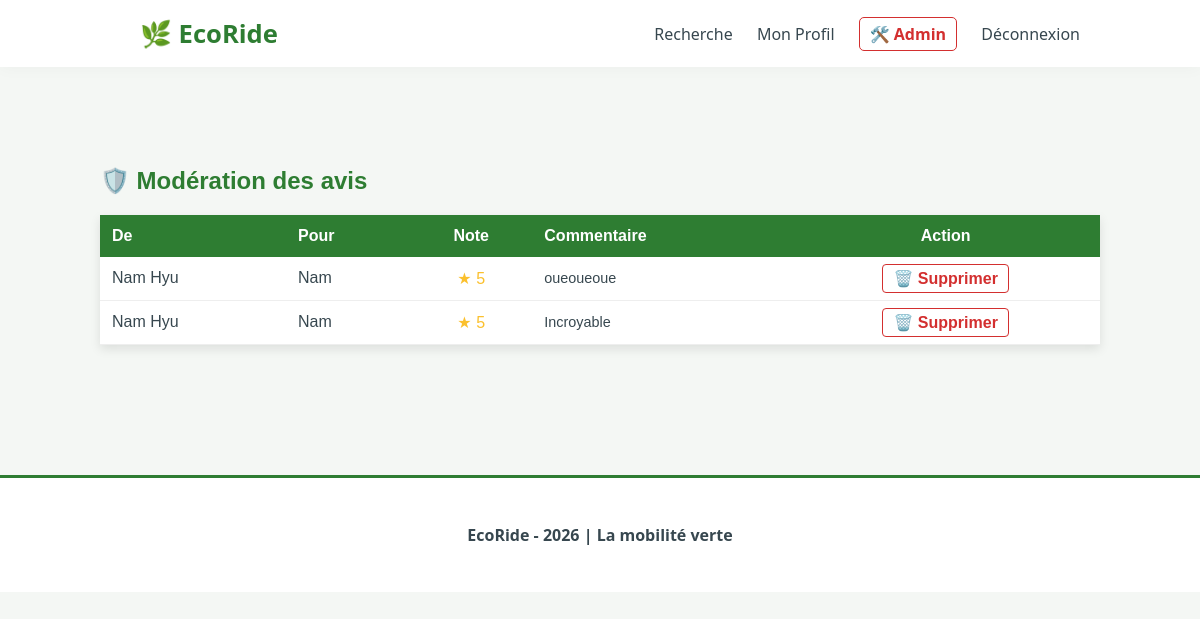
/admin_avis.php (signed in), run on the app's committed database.
### tables this page shows
CREATE TABLE `avis` (
  `id` int(11) NOT NULL,
  `id_trajet` int(11) NOT NULL,
  `id_expediteur` int(11) NOT NULL,
  `id_destinataire` int(11) NOT NULL,
  `note` int(11) DEFAULT NULL CHECK (`note` >= 1 and `note` <= 5),
  `commentaire` text DEFAULT NULL,
  `date_avis` timestamp NOT NULL DEFAULT current_timestamp(),
  `statut_id` int(11) DEFAULT 2
);

CREATE TABLE `utilisateurs` (
  `id` int(11) NOT NULL,
  `pseudo` varchar(50) NOT NULL,
  `email` varchar(100) NOT NULL,
  `mot_de_passe` varchar(255) NOT NULL,
  `Nom` varchar(50) NOT NULL,
  `Prenom` varchar(50) NOT NULL,
  `Role` varchar(100) NOT NULL,
  `credits` int(11) DEFAULT 20
);

### admin_avis.php (the view, shortened to what this page needs)
<?php
require_once "Template.php";
$db = (new Database())->getConnection();
$sql = "SELECT a.*,
               exp.prenom as exp_prenom,
               dest.prenom as dest_prenom
        FROM avis a
        JOIN utilisateurs exp ON a.id_expediteur = exp.id
        JOIN utilisateurs dest ON a.id_destinataire = dest.id
        ORDER BY a.date_avis DESC";
$avis_liste = $db->query($sql)->fetchAll(PDO::FETCH_ASSOC);
?>
<main style="max-width: 1000px; margin: 40px auto; padding: 20px; font-family: sans-serif;">
    <h2 style="color: #2e7d32;">🛡️ Modération des avis</h2>
    <table style="width: 100%; border-collapse: collapse; background: white; box-shadow: 0 4px 10px rgba(0,0,0,0.1);">
        <thead style="background: #2e7d32; color: white;">
            <tr>
                <th style="padding: 12px; text-align: left;">De</th>
                <th style="padding: 12px; text-align: left;">Pour</th>
                <th style="padding: 12px; text-align: center;">Note</th>
                <th style="padding: 12px; text-align: left;">Commentaire</th>
                <th style="padding: 12px; text-align: center;">Action</th>
            </tr>
        </thead>
        <tbody>
            <?php foreach ($avis_liste as $a): ?>
            <tr style="border-bottom: 1px solid #eee;">
                <td style="padding: 12px;"><?php echo htmlspecialchars($a['exp_prenom']); ?></td>
                <td style="padding: 12px;"><?php echo htmlspecialchars($a['dest_prenom']); ?></td>
                <td style="padding: 12px; text-align: center; color: #fbc02d;">★ <?php echo $a['note']; ?></td>
                <td style="padding: 12px; font-size: 0.9em; max-width: 300px;"><?php echo htmlspecialchars($a['commentaire']); ?></td>
                <td style="padding: 12px; text-align: center;">
                    <a href="admin_delete_avis_action.php?id=<?php echo $a['id']; ?>"
                       onclick="return confirm('Voulez-vous vraiment supprimer cet avis ?')"
                       style="color: #d32f2f; text-decoration: none; font-weight: bold; padding: 5px 10px; border: 1px solid #d32f2f; border-radius: 4px;">
                       🗑️ Supprimer
                    </a>
                </td>
            </tr>
            <?php endforeach; ?>
        </tbody>
    </table>
</main>

### Template.php (style rules this page uses)
:root { --eco-green: #2E7D32; --wood-brown: #6D4C41; --soft-bg: #f4f7f4; --dark-text: #37474F; --card-shadow: 0 4px 20px rgba(0,0,0,0.05); }
body { font-family: 'Segoe UI', Tahoma, Geneva, Verdana, sans-serif; background-color: var(--soft-bg); color: var(--dark-text); margin: 0; padding: 0; }

### data on the page
avis: id_expediteur.Prenom "Nam Hyu", id_destinataire.Prenom "Nam", note "5", commentaire "oueoueoue"
avis: id_expediteur.Prenom "Nam Hyu", id_destinataire.Prenom "Nam", note "5", commentaire "Incroyable"
